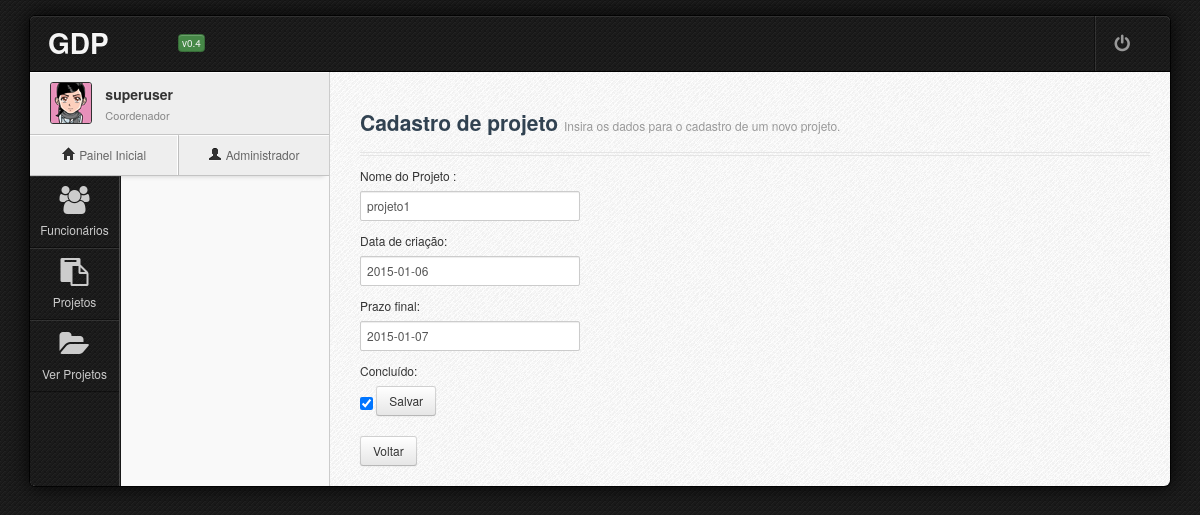
Page /projetos/8/modifica_status/ (signed in) on the committed database.
### sistema/models.py (models this page shows, shortened)
class Funcionario(models.Model):
    nome = models.CharField("Nome", max_length=128)
    contato = models.OneToOneField(Contato, null = True) #null não é salvo no BD e blank não é requerido no form
    cargo = models.CharField(max_length=16, choices = cargos)
    nivel_formacao = models.CharField("Nível de formação", max_length=16, choices = niveis_formacao)
    usuario = models.OneToOneField(User, blank = True, null=True)
    projeto = models.ForeignKey(Projeto, blank = True, null = True)
    class Meta:
        verbose_name = "Funcionário"
        verbose_name_plural = "Funcionários"

class Projeto(models.Model):
    nome_projeto = models.CharField("Nome do Projeto ", max_length=128)
    inicio = models.DateField("Data de criação", null = True)
    prazo = models.DateField("Prazo final", null = True)
    status = models.BooleanField("Concluído", default = False, blank = True)
    class Meta:
        verbose_name = "Projeto"
        verbose_name_plural = "Projetos"

### sistema/views.py (the view, shortened to what this page needs)
# urls.py: url(r'^projetos/(?P<id_projeto>[0-9]+)/modifica_status', views.projeto_status),
@login_required
@permission_required('auth.perm_g', login_url='/home/')
def projeto_status(request, id_projeto):
    funcionario_corrente = Funcionario.objects.get(usuario=request.user)
    projeto_corrente = Projeto.objects.get(id = id_projeto)
    projeto_form = ProjetoStatusForm(instance=projeto_corrente)
    return render(request, "projeto_status.html", locals())

### sistema/forms.py
class ProjetoStatusForm(forms.ModelForm):
    class Meta:
        model = Projeto
        fields = '__all__'

### sistema/templates/projeto_status.html (shortened to what this page needs)
{% extends "base.html" %}
{% block titulo %}Cadastro de projeto{% endblock titulo %}
{% block subtitulo %}Insira os dados para o cadastro de um novo projeto.{% endblock subtitulo %}
{% block conteudo %}
<form method="POST" action="{{request.path}}">{% csrf_token %}
    {{projeto_form.as_table}}
    <button class="btn" type="submit">Salvar</button>
</form>
<br>
<a href="/projetos/" class="btn">Voltar</a>
{% endblock conteudo %}

### sistema/templates/base.html (shortened to what this page needs)
<!DOCTYPE html>
 <html class="no-js">
    <head>
	<link rel="stylesheet" type="text/css" href="/static/css/jasny-bootstrap.min.css">
	<link rel="stylesheet" type="text/css" href="/static/css/bootstrap.min.css">
	<link rel="stylesheet" type="text/css" href="/static/css/icon/fugue.min.css">
	<link rel="stylesheet" type="text/css" href="/static/css/icon/elusive.min.css">
	<link rel="stylesheet" type="text/css" href="/static/css/icon/font-awesome.min.css">
	<link rel="stylesheet" type="text/css" href="/static/css/default.min.css">
	<link rel="stylesheet" type="text/css" href="/static/css/default.responsive.min.css">
	<link rel="stylesheet" type="text/css" href="/static/css/plugins/uniform.default.css">
	<link rel="stylesheet" type="text/css" href="/static/css/jui/jquery.ui.min.css">
    </head>
    <body class="body5">
        <div id="wrapper" class="boxed">
            <div id="wrapper-inner" class="pattern8">
                <div id="main-header">
		    <div class="container-fluid">
			<div class="row-fluid">
			    <div class="span12">
				<div class="title">
				    <h1>GDP <small>v0.4</small></h1>
			        </div>
				<div class="header-panel">
				    <div id="dropdown-patterns" class="dropdown" rel="tooltip" data-placement="bottom" title="Logout">
					<a href="/logout/" class="menu dropdown-toggle" onclick="return confirm('Deseja realmente fazer logout do sistema?')" ><i class="icon iconfa-off"></i></a>
				    </div>
				</div>
			    </div>
			</div>
		    </div>
                </div>
                <div id="sidebar">
                    <div class="profile" data-detach="profile">
                        <div class="profile-pic">
			    <div class="btn-group">
				    <img src="/static/img/avatar/40x40/avatar4.png" width="40px" height="40px" alt="{{membro_logado.user.get_full_name}}" class="dropdown-toggle" data-toggle="dropdown">
                </div>
                        </div>
                        <div class="profile-info">
                            <span class="name">{{funcionario_corrente.nome}}</span>
                            <span class="job">{{funcionario_corrente.get_cargo_display}}</span>
                        </div>
                        <div class="profile-panel">
                            <div class="profile-panel-menu" id="panel-message">
                                <a href="/home/" class="menu">
                                    <i class="icon icon-home"></i>
                                    <span class="text">Painel Inicial</span>
                                </a>
                            </div>
                            <div class="profile-panel-menu" id="panel-notification">
                                <a href="/admin/" class="menu">
                                    <i class="icon icon-user"></i>
                                    <span class="text">Administrador</span>
                                </a>
                            </div>
                        </div>
                    </div>
                    <ul class="nav-mainmenu" id="nav-mainmenu">
                        <li class="accordion-group">
                            <a href="/cadastra_funcionario/"><span class="icon iconfa-group"></span><span class="text">Funcionários</span><span class="badge pull-right">4</span></a>
                        </li>
                        <li class="accordion-group">
                            <a href="/cadastra_projeto/"><span class="icon iconfa-paste"></span><span class="text">Projetos</span><span class="badge pull-right">5</span></a>
                        </li>
                        <li class="accordion-group">
                            <a href="/projetos/"><span class="icon iconfa-folder-open"></span><span class="text">Ver Projetos</span><span class="badge pull-right">3</span></a>
                        </li>
                    </ul>
                </div>
                <div id="main-content">
                    <p>&nbsp;</p>
                    <h3>{% block titulo %}{% endblock titulo %} <small>{% block subtitulo %}{% endblock subtitulo %}</small></h3>
                    <hr class="style1">
		    <div class="row-fluid" >
			<div class="span12">
			{% block conteudo %}{% endblock conteudo %}
					    </div>
                    </div>
					<br/>
                </div>
            </div>
        </div>
    </body>
</html>

### rows in the picture
Funcionario: nome "superuser", cargo "Coordenador"
Projeto: nome_projeto "projeto1", inicio "2015-01-06", prazo "2015-01-07", status "☑"
